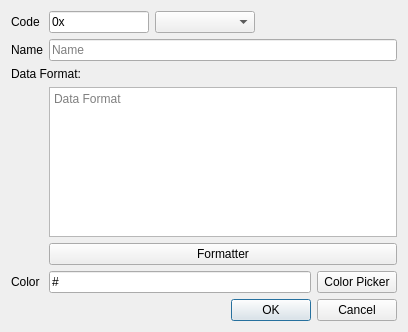
<?xml version="1.0" encoding="UTF-8"?>
<ui version="4.0">
 <class>MsgTypeAddDialog</class>
 <widget class="QDialog" name="MsgTypeAddDialog">
  <property name="geometry">
   <rect>
    <x>0</x>
    <y>0</y>
    <width>408</width>
    <height>332</height>
   </rect>
  </property>
  <property name="windowTitle">
   <string>Dialog</string>
  </property>
  <layout class="QFormLayout" name="formLayout">
   <item row="0" column="0">
    <widget class="QLabel" name="codeLabel">
     <property name="text">
      <string>Code</string>
     </property>
    </widget>
   </item>
   <item row="0" column="1">
    <layout class="QHBoxLayout" name="horizontalLayout_2">
     <item>
      <widget class="QLineEdit" name="codeLineEdit">
       <property name="minimumSize">
        <size>
         <width>100</width>
         <height>0</height>
        </size>
       </property>
       <property name="focusPolicy">
        <enum>Qt::ClickFocus</enum>
       </property>
       <property name="toolTip">
        <string>Enter the code for the message to be parsed</string>
       </property>
       <property name="locale">
        <locale language="English" country="UnitedStates"/>
       </property>
       <property name="inputMask">
        <string>\0\xhh</string>
       </property>
       <property name="maxLength">
        <number>4</number>
       </property>
       <property name="placeholderText">
        <string/>
       </property>
       <property name="cursorMoveStyle">
        <enum>Qt::LogicalMoveStyle</enum>
       </property>
      </widget>
     </item>
     <item>
      <widget class="QComboBox" name="numericallFormatComboBox">
       <property name="minimumSize">
        <size>
         <width>100</width>
         <height>0</height>
        </size>
       </property>
       <property name="toolTip">
        <string>Select the input format of the code</string>
       </property>
       <property name="locale">
        <locale language="English" country="UnitedStates"/>
       </property>
      </widget>
     </item>
     <item>
      <spacer name="horizontalSpacer">
       <property name="orientation">
        <enum>Qt::Horizontal</enum>
       </property>
       <property name="sizeHint" stdset="0">
        <size>
         <width>356</width>
         <height>20</height>
        </size>
       </property>
      </spacer>
     </item>
    </layout>
   </item>
   <item row="2" column="0">
    <widget class="QLabel" name="nameLabel">
     <property name="text">
      <string>Name</string>
     </property>
    </widget>
   </item>
   <item row="2" column="1">
    <widget class="QLineEdit" name="nameLineEdit">
     <property name="toolTip">
      <string>&lt;html&gt;&lt;head/&gt;&lt;body&gt;&lt;p&gt;Enter the name which shall substitute the code.&lt;/p&gt;&lt;p&gt;The numerical code will then be replaced in each message by this name.&lt;/p&gt;&lt;/body&gt;&lt;/html&gt;</string>
     </property>
     <property name="locale">
      <locale language="English" country="UnitedStates"/>
     </property>
     <property name="placeholderText">
      <string>Name</string>
     </property>
    </widget>
   </item>
   <item row="4" column="0" colspan="2">
    <widget class="QLabel" name="dataFormatLabel">
     <property name="text">
      <string>Data Format:</string>
     </property>
    </widget>
   </item>
   <item row="5" column="1">
    <widget class="QPlainTextEdit" name="formatPlainTextEdit">
     <property name="toolTip">
      <string>&lt;html&gt;&lt;head/&gt;&lt;body&gt;&lt;p&gt;Enter the formatting which shall be applied to the data of the message.&lt;/p&gt;&lt;p&gt;Use the Formatter by clicking on the button below for simplified input.&lt;/p&gt;&lt;/body&gt;&lt;/html&gt;</string>
     </property>
     <property name="locale">
      <locale language="English" country="UnitedStates"/>
     </property>
     <property name="placeholderText">
      <string>Data Format</string>
     </property>
    </widget>
   </item>
   <item row="7" column="0">
    <widget class="QLabel" name="colorLabel">
     <property name="text">
      <string>Color</string>
     </property>
    </widget>
   </item>
   <item row="7" column="1">
    <layout class="QHBoxLayout" name="horizontalLayout">
     <item>
      <widget class="QLineEdit" name="colorLineEdit">
       <property name="toolTip">
        <string>&lt;html&gt;&lt;head/&gt;&lt;body&gt;&lt;p&gt;Enter the color for messages with the specified code.&lt;/p&gt;&lt;p&gt;Use the Color Picker for simplified color selection.&lt;/p&gt;&lt;/body&gt;&lt;/html&gt;</string>
       </property>
       <property name="locale">
        <locale language="English" country="UnitedStates"/>
       </property>
       <property name="inputMask">
        <string>\#hhhhhh</string>
       </property>
       <property name="placeholderText">
        <string>#000000</string>
       </property>
      </widget>
     </item>
     <item>
      <widget class="QPushButton" name="colorPickerPushButton">
       <property name="toolTip">
        <string>Call the Color Picker</string>
       </property>
       <property name="locale">
        <locale language="English" country="UnitedStates"/>
       </property>
       <property name="text">
        <string>Color Picker</string>
       </property>
      </widget>
     </item>
    </layout>
   </item>
   <item row="9" column="1">
    <widget class="QDialogButtonBox" name="buttonBox">
     <property name="orientation">
      <enum>Qt::Horizontal</enum>
     </property>
     <property name="standardButtons">
      <set>QDialogButtonBox::Cancel|QDialogButtonBox::Ok</set>
     </property>
    </widget>
   </item>
   <item row="6" column="1">
    <widget class="QPushButton" name="formatterPushButton">
     <property name="toolTip">
      <string>Call the Formatter  to ease input of a message format</string>
     </property>
     <property name="locale">
      <locale language="English" country="UnitedStates"/>
     </property>
     <property name="text">
      <string>Formatter</string>
     </property>
    </widget>
   </item>
  </layout>
 </widget>
 <tabstops>
  <tabstop>codeLineEdit</tabstop>
  <tabstop>nameLineEdit</tabstop>
  <tabstop>formatPlainTextEdit</tabstop>
  <tabstop>formatterPushButton</tabstop>
  <tabstop>colorLineEdit</tabstop>
  <tabstop>colorPickerPushButton</tabstop>
 </tabstops>
 <resources/>
 <connections>
  <connection>
   <sender>buttonBox</sender>
   <signal>accepted()</signal>
   <receiver>MsgTypeAddDialog</receiver>
   <slot>accept()</slot>
   <hints>
    <hint type="sourcelabel">
     <x>248</x>
     <y>254</y>
    </hint>
    <hint type="destinationlabel">
     <x>157</x>
     <y>274</y>
    </hint>
   </hints>
  </connection>
  <connection>
   <sender>buttonBox</sender>
   <signal>rejected()</signal>
   <receiver>MsgTypeAddDialog</receiver>
   <slot>reject()</slot>
   <hints>
    <hint type="sourcelabel">
     <x>316</x>
     <y>260</y>
    </hint>
    <hint type="destinationlabel">
     <x>286</x>
     <y>274</y>
    </hint>
   </hints>
  </connection>
 </connections>
</ui>
